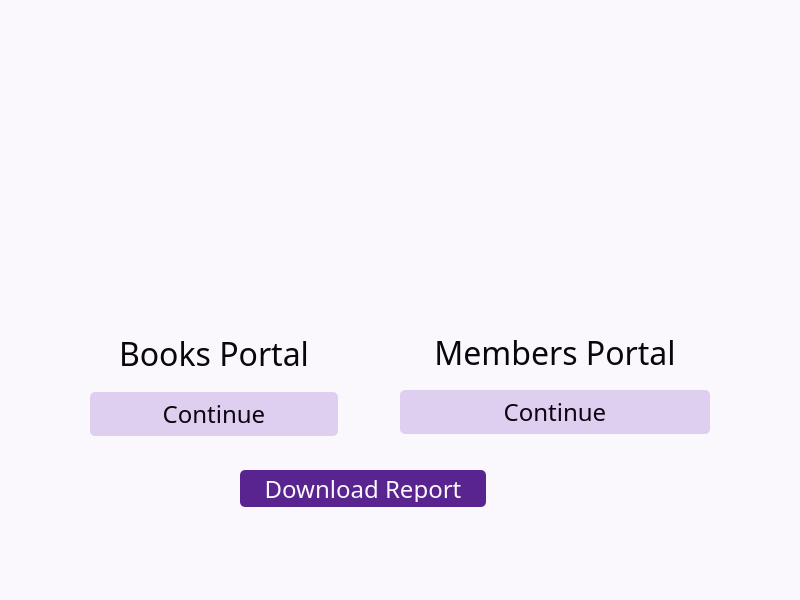
<?xml version="1.0" encoding="UTF-8"?>
<ui version="4.0">
 <class>DashboardWindow</class>
 <widget class="QMainWindow" name="DashboardWindow">
  <property name="geometry">
   <rect>
    <x>0</x>
    <y>0</y>
    <width>800</width>
    <height>600</height>
   </rect>
  </property>
  <property name="windowTitle">
   <string>LMS - 400 | Dashboard</string>
  </property>
  <property name="windowIcon">
   <iconset>
    <normaloff>../assets/logo.png</normaloff>../assets/logo.png</iconset>
  </property>
  <property name="styleSheet">
   <string notr="true">background-color : #faf7fd;</string>
  </property>
  <widget class="QWidget" name="centralwidget">
   <widget class="QLabel" name="member_img">
    <property name="geometry">
     <rect>
      <x>460</x>
      <y>90</y>
      <width>191</width>
      <height>201</height>
     </rect>
    </property>
    <property name="text">
     <string/>
    </property>
    <property name="pixmap">
     <pixmap>../assets/group.png</pixmap>
    </property>
    <property name="scaledContents">
     <bool>true</bool>
    </property>
   </widget>
   <widget class="QWidget" name="layoutWidget">
    <property name="geometry">
     <rect>
      <x>400</x>
      <y>320</y>
      <width>310</width>
      <height>114</height>
     </rect>
    </property>
    <layout class="QVBoxLayout" name="verticalLayout_2">
     <item>
      <widget class="QLabel" name="label_4">
       <property name="sizePolicy">
        <sizepolicy hsizetype="Preferred" vsizetype="Preferred">
         <horstretch>0</horstretch>
         <verstretch>0</verstretch>
        </sizepolicy>
       </property>
       <property name="font">
        <font>
         <family>Bahnschrift</family>
         <pointsize>24</pointsize>
        </font>
       </property>
       <property name="styleSheet">
        <string>color : #0a050f;</string>
       </property>
       <property name="text">
        <string>Members Portal</string>
       </property>
       <property name="alignment">
        <set>Qt::AlignCenter</set>
       </property>
       <property name="wordWrap">
        <bool>true</bool>
       </property>
      </widget>
     </item>
     <item>
      <widget class="QPushButton" name="members_button">
       <property name="font">
        <font>
         <family>Bahnschrift</family>
         <pointsize>18</pointsize>
        </font>
       </property>
       <property name="styleSheet">
        <string notr="true">background-color : #deceef; color : #0a050f; border: none; border-radius : 5px; padding : 5px 0;</string>
       </property>
       <property name="text">
        <string>Continue</string>
       </property>
      </widget>
     </item>
    </layout>
   </widget>
   <widget class="QLabel" name="book_img">
    <property name="geometry">
     <rect>
      <x>110</x>
      <y>100</y>
      <width>201</width>
      <height>191</height>
     </rect>
    </property>
    <property name="sizePolicy">
     <sizepolicy hsizetype="Fixed" vsizetype="Fixed">
      <horstretch>0</horstretch>
      <verstretch>0</verstretch>
     </sizepolicy>
    </property>
    <property name="text">
     <string/>
    </property>
    <property name="pixmap">
     <pixmap>../assets/library.png</pixmap>
    </property>
    <property name="scaledContents">
     <bool>true</bool>
    </property>
   </widget>
   <widget class="QWidget" name="layoutWidget">
    <property name="geometry">
     <rect>
      <x>90</x>
      <y>320</y>
      <width>248</width>
      <height>116</height>
     </rect>
    </property>
    <layout class="QVBoxLayout" name="verticalLayout">
     <item>
      <widget class="QLabel" name="label">
       <property name="sizePolicy">
        <sizepolicy hsizetype="Preferred" vsizetype="Preferred">
         <horstretch>0</horstretch>
         <verstretch>0</verstretch>
        </sizepolicy>
       </property>
       <property name="font">
        <font>
         <family>Bahnschrift</family>
         <pointsize>24</pointsize>
        </font>
       </property>
       <property name="styleSheet">
        <string>color : #0a050f;</string>
       </property>
       <property name="text">
        <string>Books Portal</string>
       </property>
       <property name="alignment">
        <set>Qt::AlignCenter</set>
       </property>
       <property name="wordWrap">
        <bool>true</bool>
       </property>
      </widget>
     </item>
     <item>
      <widget class="QPushButton" name="books_button">
       <property name="font">
        <font>
         <family>Bahnschrift</family>
         <pointsize>18</pointsize>
        </font>
       </property>
       <property name="autoFillBackground">
        <bool>false</bool>
       </property>
       <property name="styleSheet">
        <string notr="true">background-color : #deceef; color : #0a050f; border: none; border-radius : 5px; padding : 5px 0;</string>
       </property>
       <property name="text">
        <string>Continue</string>
       </property>
      </widget>
     </item>
    </layout>
   </widget>
   <widget class="QPushButton" name="ReportButton">
    <property name="geometry">
     <rect>
      <x>240</x>
      <y>470</y>
      <width>246</width>
      <height>37</height>
     </rect>
    </property>
    <property name="font">
     <font>
      <family>Bahnschrift</family>
      <pointsize>18</pointsize>
     </font>
    </property>
    <property name="autoFillBackground">
     <bool>false</bool>
    </property>
    <property name="styleSheet">
     <string notr="true">background-color : #59248f;color : #faf7fd; border: none; border-radius : 5px; padding : 5px 0;</string>
    </property>
    <property name="text">
     <string>Download Report</string>
    </property>
   </widget>
  </widget>
  <widget class="QStatusBar" name="statusbar"/>
 </widget>
 <resources/>
 <connections/>
</ui>
